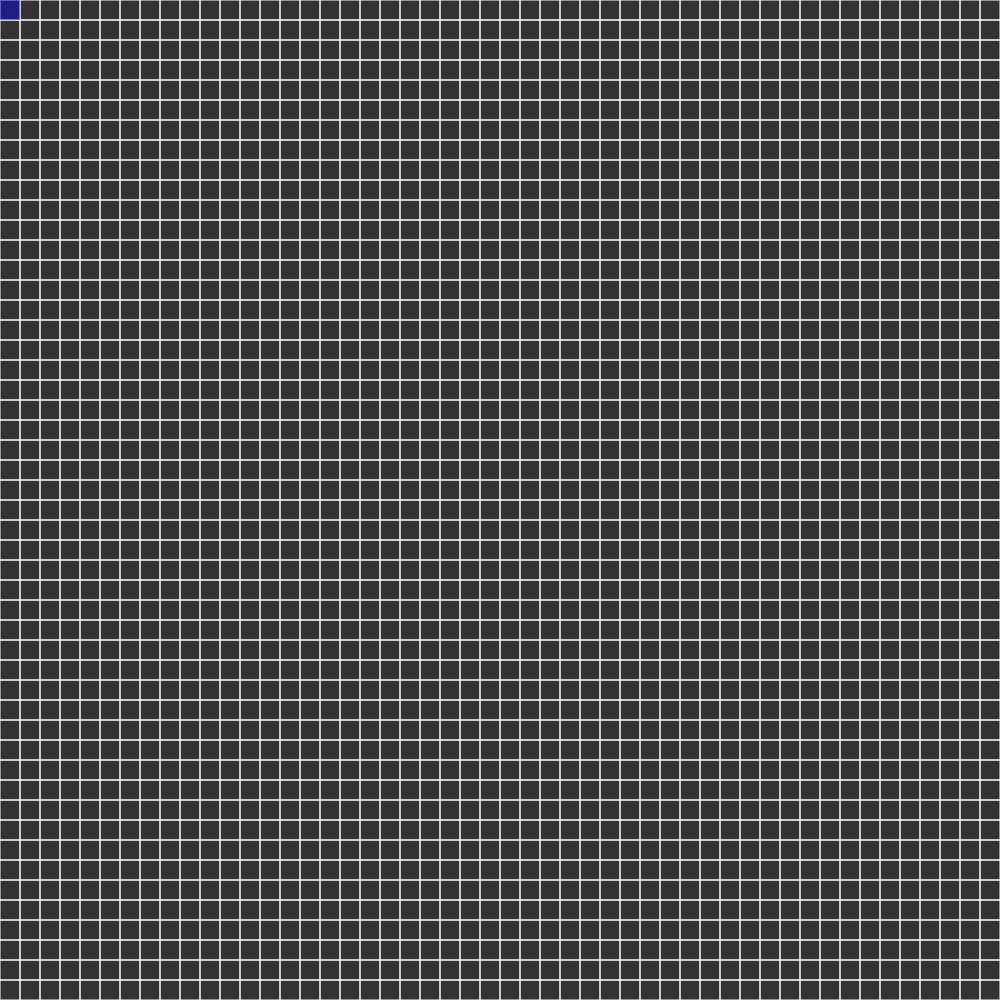
Frame 1 (no input)
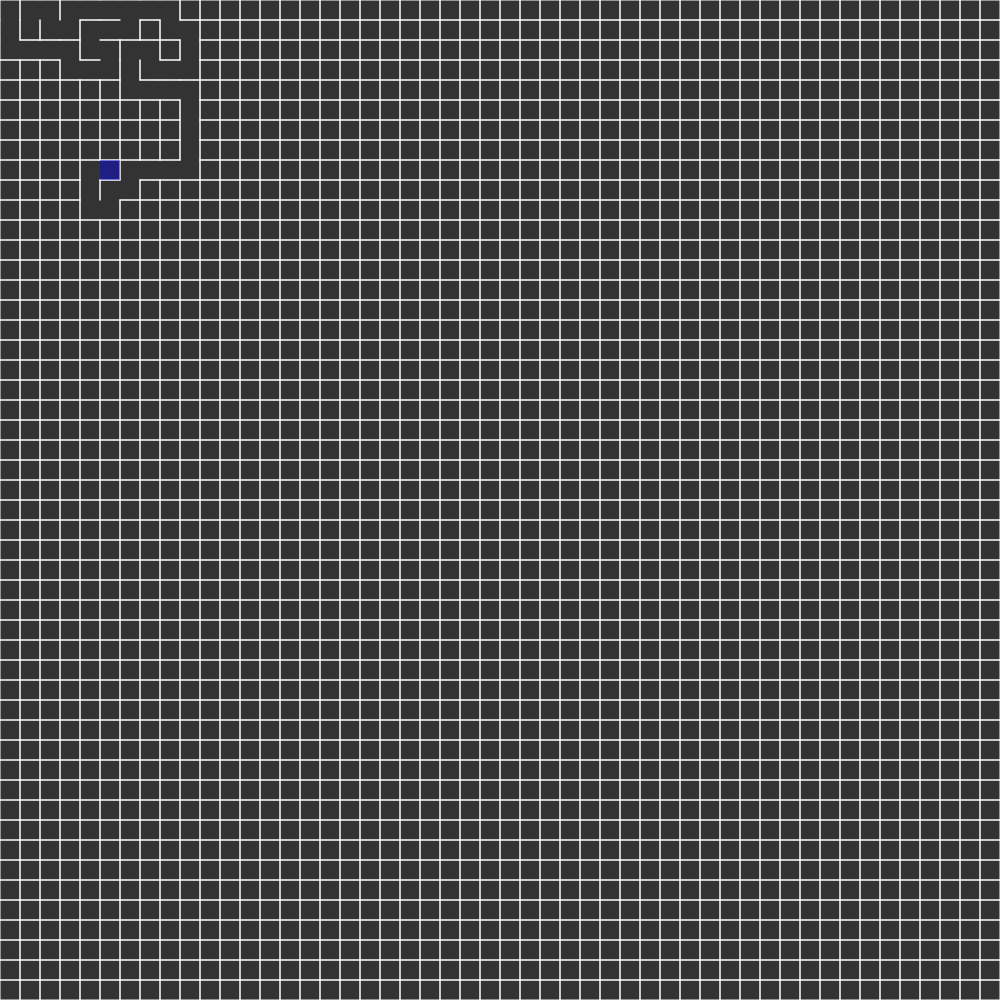
Frame 60 (no input)
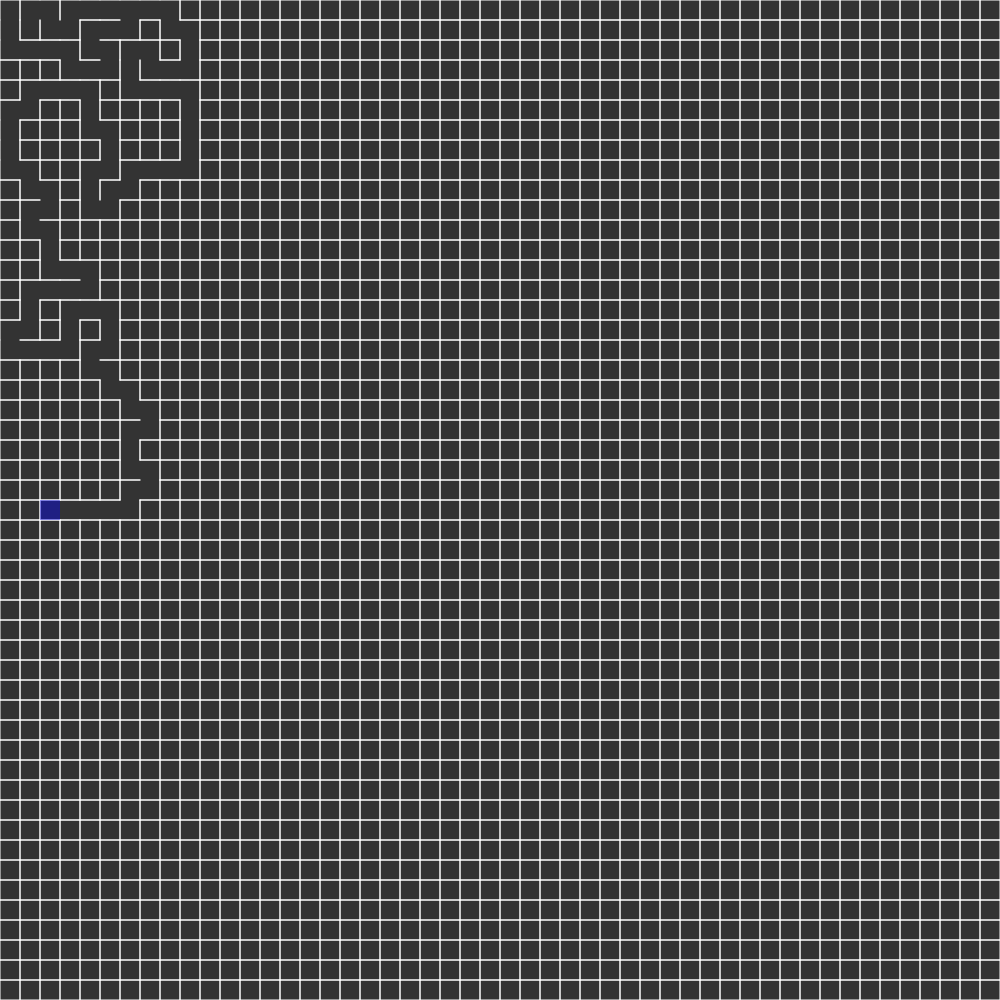
Frame 120 (the mouse pressed at the canvas centre since frame 60)

The p5.js sketch that drew these frames (run headless with seeded random() and noise() and a simulated clock; from frame 60 on, the mouse is pressed at the canvas centre):

// p5.js sketch
// ── sketch.js
class Cell {
    constructor(x, y, r) {
        this.x = x;
        this.y = y;
        this.r = r;
        this.visited = false;
        this.solutionVisited = false;
        this.walls = [true, true, true, true];
    }

    showWalls() {
        let x = this.x * this.r;
        let y = this.y * this.r;
        stroke(255);
        if (this.walls[0]) {
            line(x, y, x + this.r, y);
        }
        if (this.walls[1]) {
            line(x + this.r, y, x + this.r, y + this.r);
        }
        if (this.walls[2]) {
            line(x + this.r, y + this.r, x, y + this.r);
        }
        if (this.walls[3]) {
            line(x, y + this.r, x, y);
        }
    }

    getNeighbour() {
        let options = [];
        if (this.x != 0) {
            let up = maze[this.x - 1][this.y];
            if (!up.visited) {
                options.push(up);
            }
        }
        if (this.x != maze.length - 1) {
            let down = maze[this.x + 1][this.y];
            if (!down.visited) {
                options.push(down);
            }
        }
        if (this.y != 0) {
            let left = maze[this.x][this.y - 1];
            if (!left.visited) {
                options.push(left);
            }
        }
        if (this.y != maze[0].length - 1) {
            let right = maze[this.x][this.y + 1];
            if (!right.visited) {
                options.push(right);
            }
        }

        if (options.length == 0) {
            return undefined;
        }

        return options[Math.floor(Math.random() * options.length)];
    }

    getSolutionNeighbour() {
        let solutionOptions = [];
        if (this.y != 0) {
            let up = maze[this.x][this.y - 1];
            if (!up.solutionVisited && !this.walls[0]) {
                solutionOptions.push(up);
            }
        }
        if (this.y != maze.length - 1) {
            let down = maze[this.x][this.y + 1];
            if (!down.solutionVisited && !this.walls[2]) {
                solutionOptions.push(down);
            }
        }
        if (this.x != 0) {
            let left = maze[this.x - 1][this.y];
            if (!left.solutionVisited && !this.walls[3]) {
                solutionOptions.push(left);
            }
        }
        if (this.x != maze[0].length - 1) {
            let right = maze[this.x + 1][this.y];
            if (!right.solutionVisited && !this.walls[1]) {
                solutionOptions.push(right);
            }
        }

        if (solutionOptions.length == 0) {
            return undefined;
        }
        return solutionOptions[Math.floor(Math.random() * solutionOptions.length)];
    }

    highlight() {
        var x = this.x * this.r;
        var y = this.y * this.r;
        noStroke();
        fill(0, 0, 255, 100);
        rect(x, y, this.r, this.r);
    }
}

let maze = [];
let sizeOfEdge = 20;
let canvasWidth = 1000;
let canvasHeight = 1000;
let rowCellNum = canvasWidth / sizeOfEdge;
let colCellNum = canvasHeight / sizeOfEdge;
let path = [];
let solutionPath = [];
let currentCell = null;
let solutionCurrentCell = null;
function setup() {
    createCanvas(canvasWidth, canvasHeight);
    noStroke();
    fill(220);
    for (let i = 0; i < rowCellNum; i++) {
        let row = [];
        for (let j = 0; j < colCellNum; j++) {
            let cell = new Cell(i, j, sizeOfEdge);
            row.push(cell);
            square(i * sizeOfEdge, j * sizeOfEdge, sizeOfEdge);
        }
        maze.push(row);
    }
    currentCell = maze[0][0];
    solutionCurrentCell = maze[0][0];
    solutionPath.push(solutionCurrentCell);
}

function draw() {
    background(51);
    for (let i = 0; i < rowCellNum; i++) {
        for (let j = 0; j < colCellNum; j++) {
            maze[i][j].showWalls();
        }
    }

    let option = currentCell.getNeighbour();
    currentCell.visited = true;
    currentCell.highlight();
    if (option) {
        option.visited = true;
        path.push(currentCell);
        removeWalls(currentCell, option);

        currentCell = option;
    }
    else if (path.length > 0) {
        currentCell = path.pop();
    }
    else {
        let solutionOption = solutionCurrentCell.getSolutionNeighbour();
        solutionCurrentCell.solutionVisited = true;
        solutionCurrentCell.highlight();
        if (solutionOption !== undefined) {
            solutionOption.solutionVisited = true;
            solutionPath.push(solutionCurrentCell);
            solutionCurrentCell = solutionOption;
            if (solutionCurrentCell.x == rowCellNum - 1 && solutionCurrentCell.y == colCellNum - 1) {
                solutionPath.push(solutionCurrentCell);
                solutionCurrentCell.highlight();
                solutionPath.forEach(cell => {
                    var x = cell.x * cell.r;
                    var y = cell.y * cell.r;
                    noStroke();
                    fill(255, 255, 0, 100);
                    rect(x, y, cell.r, cell.r);
                });
                noLoop();
            }
        }
        else if (solutionPath.length > 0) {
            solutionCurrentCell = solutionPath.pop();
        }
    }
}

function removeWalls(a, b) {
    var x = a.x - b.x;
    if (x === 1) {
        a.walls[3] = false;
        b.walls[1] = false;
    } else if (x === -1) {
        a.walls[1] = false;
        b.walls[3] = false;
    }

    var y = a.y - b.y;
    if (y === 1) {
        a.walls[0] = false;
        b.walls[2] = false;
    } else if (y === -1) {
        a.walls[2] = false;
        b.walls[0] = false;
    }
}
